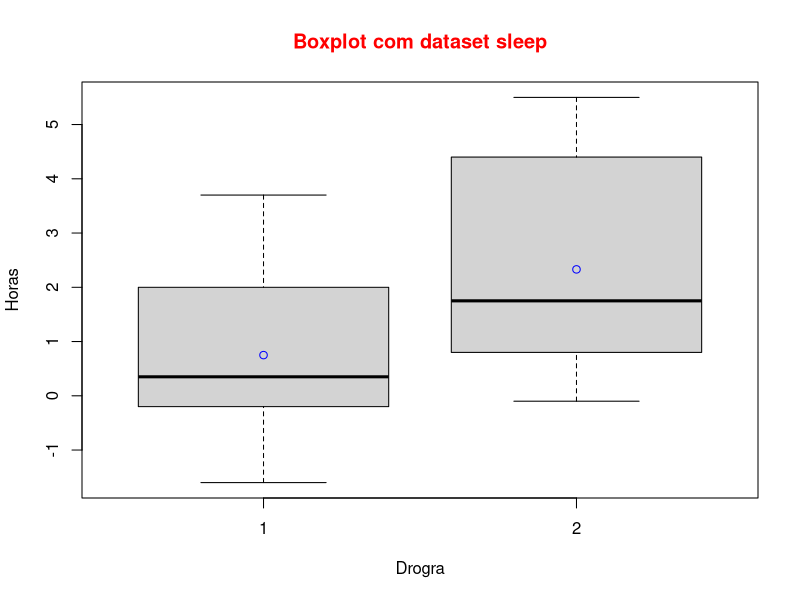
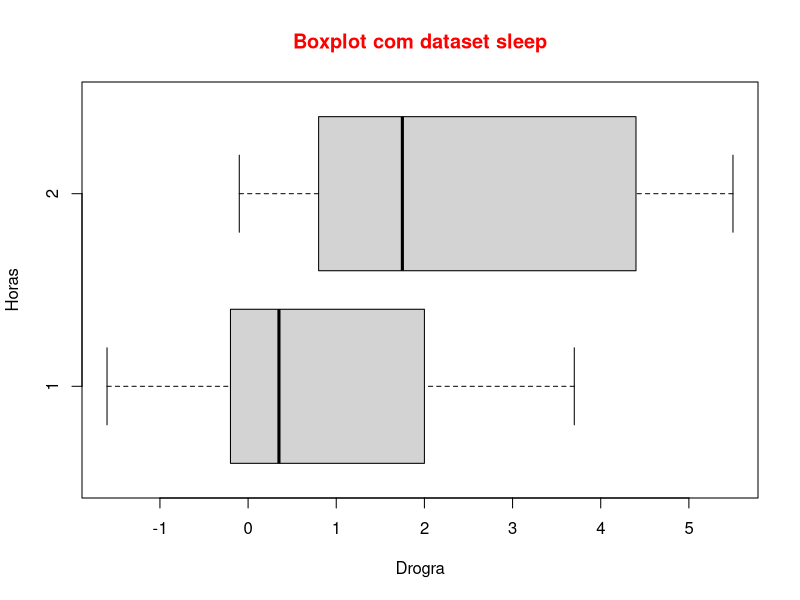
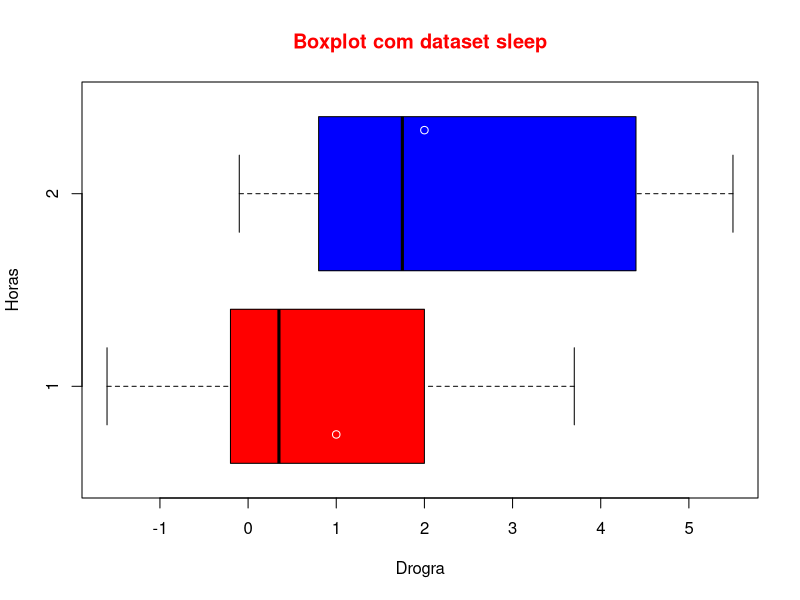

Source code (R) for these figures, in order:
# Introdução à Linguagem R

getwd()

# Boxplot - Gráfico de caixa
# Consigo comparar de forma gráfica algumas estatísticas

?boxplot
?sleep

sleep
View(sleep)

# Construindo o nosso boxplot

# data é onde coloca o dataset utilizado

boxplot(data = sleep, extra ~ group,
        main = 'Boxplot com dataset sleep', 
        col.main = 'red', 
        ylab = 'Horas', 
        xlab = 'Drogra')

# Notação ~ é a forma como R representa a relação entre duas variáveis

# Calculo da média

medias = by(sleep$extra, sleep$group, mean)

# Adicionando a média ao gráfico

points(medias, col='blue')

# Mudando o sentido do boxplot

boxplot(data = sleep, extra ~ group,
        main = 'Boxplot com dataset sleep', 
        col.main = 'red', 
        ylab = 'Horas', 
        xlab = 'Drogra',
        horizontal = TRUE)

# Colorindo o boxplot

boxplot(data = sleep, extra ~ group,
        main = 'Boxplot com dataset sleep', 
        col.main = 'red', 
        ylab = 'Horas', 
        xlab = 'Drogra',
        horizontal = TRUE,
        col = c('red', 'blue'))

medias = by(sleep$extra, sleep$group, mean)
points(medias, col='white')


# Note que trabalhamos camada por camada
